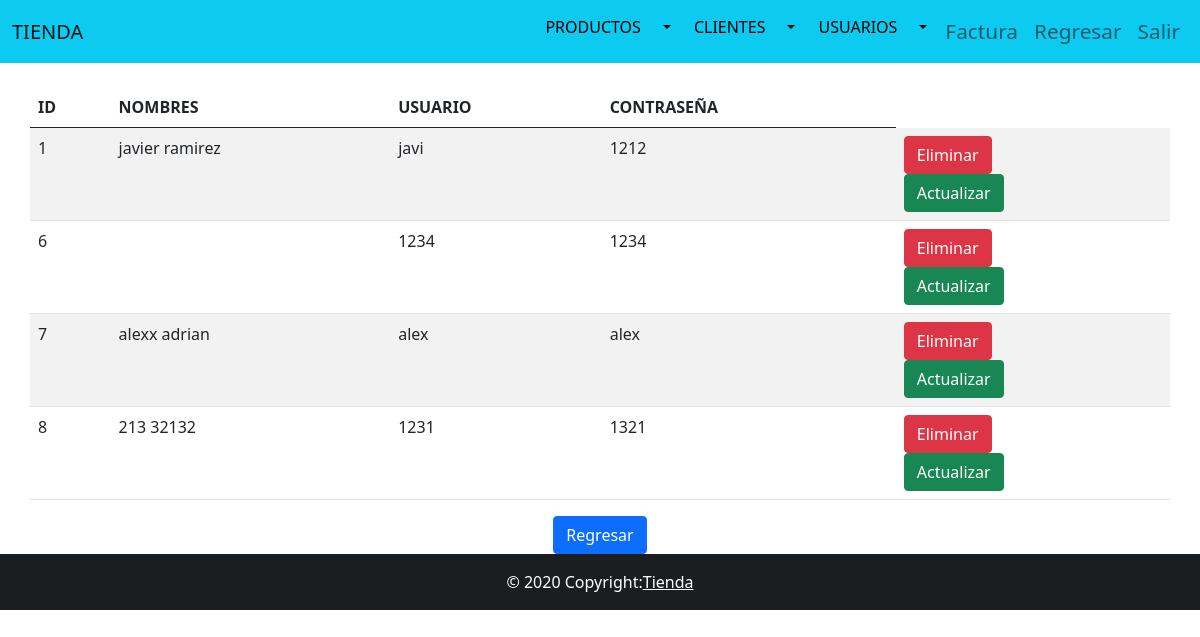
/listausuarios.php, run on the app's committed database.
### tables this page shows
CREATE TABLE `usuarios` (
  `id` int(11) NOT NULL,
  `nombres` varchar(50) DEFAULT NULL,
  `apellidos` varchar(50) DEFAULT NULL,
  `usuario` varchar(50) DEFAULT NULL,
  `clave` varchar(64) DEFAULT NULL
);

### listausuarios.php (the view, shortened to what this page needs)
<?php
include("Plantillas/Encabezado.php");
include("Admin/BDD/Conexion.php");
 $sql="select * from usuarios;";
 $result=$conn->query($sql);
?>
<div class="container">
    <div class="row">
        <table class="table table-striped table-inverse table-responsive">
            <thead class="thead-inverse">
                <tr>
                    <th>ID</th>
                    <th>NOMBRES</th>
                    <th>USUARIO</th>
                    <th>CONTRASEÑA</th>
                </tr>
                </thead>
                <tbody>
                  <?php while ($r = $result->fetch_assoc()){?>
                    <tr>
                        <td><?php echo $r['id'];?></td>
                        <td><?php echo $r['nombres']." ".$r['apellidos'];?></td>
                        <td><?php echo $r['usuario'];?></td>
                        <td><?php echo $r['clave'];?></td>
                        <td>
                          <form action="crudregistro.php" method="post" >
                              <button type="submit" class="btn btn-danger" name="Enviar" value="Eliminar">Eliminar</button>
                            </form>
                            <form action="registro.php" method="post" >
                              <button type="submit" class="btn btn-success" name="Enviar" value="Actualizar">Actualizar</button>
                            </form>
                            </td>
                    </tr>
 <?php
                  }
                    ?>
                </tbody>
        </table>
    </div></div>
    <center>  <button type="button"  class="btn btn-primary"  onclick="location.href='index.php'">Regresar</button>
    <?php include("Plantillas/Pie.php"); ?>

### data on the page
usuarios: id "1", nombres "javier", apellidos "ramirez", usuario "javi", clave "1212"
usuarios: id "6", usuario "1234", clave "1234"
usuarios: id "7", nombres "alexx", apellidos "adrian", usuario "alex", clave "alex"
usuarios: id "8", nombres "213", apellidos "32132", usuario "1231", clave "1321"
